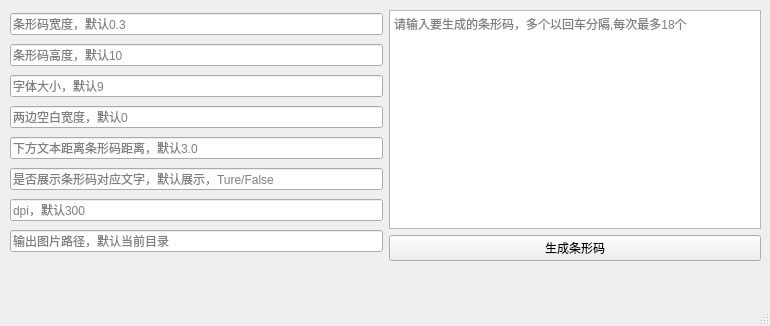
<?xml version="1.0" encoding="UTF-8"?>
<ui version="4.0">
 <class>MainWindow</class>
 <widget class="QMainWindow" name="MainWindow">
  <property name="geometry">
   <rect>
    <x>0</x>
    <y>0</y>
    <width>770</width>
    <height>326</height>
   </rect>
  </property>
  <property name="windowTitle">
   <string>生成条形码</string>
  </property>
  <widget class="QWidget" name="centralwidget">
   <widget class="QWidget" name="">
    <property name="geometry">
     <rect>
      <x>10</x>
      <y>10</y>
      <width>751</width>
      <height>251</height>
     </rect>
    </property>
    <layout class="QHBoxLayout" name="horizontalLayout">
     <item>
      <layout class="QVBoxLayout" name="options">
       <item>
        <widget class="QLineEdit" name="line_Edit_module_width">
         <property name="placeholderText">
          <string>条形码宽度，默认0.3</string>
         </property>
        </widget>
       </item>
       <item>
        <widget class="QLineEdit" name="lineEdit_module_height">
         <property name="placeholderText">
          <string>条形码高度，默认10</string>
         </property>
        </widget>
       </item>
       <item>
        <widget class="QLineEdit" name="lineEdit_font_size">
         <property name="placeholderText">
          <string>字体大小，默认9</string>
         </property>
        </widget>
       </item>
       <item>
        <widget class="QLineEdit" name="lineEdit_quiet_zone">
         <property name="placeholderText">
          <string>两边空白宽度，默认0</string>
         </property>
        </widget>
       </item>
       <item>
        <widget class="QLineEdit" name="lineEdit_text_distance">
         <property name="placeholderText">
          <string>下方文本距离条形码距离，默认3.0</string>
         </property>
        </widget>
       </item>
       <item>
        <widget class="QLineEdit" name="lineEdit_write_text">
         <property name="placeholderText">
          <string>是否展示条形码对应文字，默认展示，Ture/False</string>
         </property>
        </widget>
       </item>
       <item>
        <widget class="QLineEdit" name="lineEdit_dpi">
         <property name="placeholderText">
          <string>dpi，默认300</string>
         </property>
        </widget>
       </item>
       <item>
        <widget class="QLineEdit" name="lineEdit_write_path">
         <property name="readOnly">
          <bool>false</bool>
         </property>
         <property name="placeholderText">
          <string>输出图片路径，默认当前目录</string>
         </property>
        </widget>
       </item>
      </layout>
     </item>
     <item>
      <layout class="QVBoxLayout" name="code_and_output">
       <item>
        <widget class="QPlainTextEdit" name="textEdit">
         <property name="placeholderText">
          <string>请输入要生成的条形码，多个以回车分隔,每次最多18个</string>
         </property>
        </widget>
       </item>
       <item>
        <widget class="QPushButton" name="button">
         <property name="text">
          <string>生成条形码</string>
         </property>
        </widget>
       </item>
      </layout>
     </item>
    </layout>
   </widget>
  </widget>
  <widget class="QMenuBar" name="menubar">
   <property name="geometry">
    <rect>
     <x>0</x>
     <y>0</y>
     <width>770</width>
     <height>28</height>
    </rect>
   </property>
  </widget>
  <widget class="QStatusBar" name="statusbar"/>
 </widget>
 <resources/>
 <connections/>
</ui>
